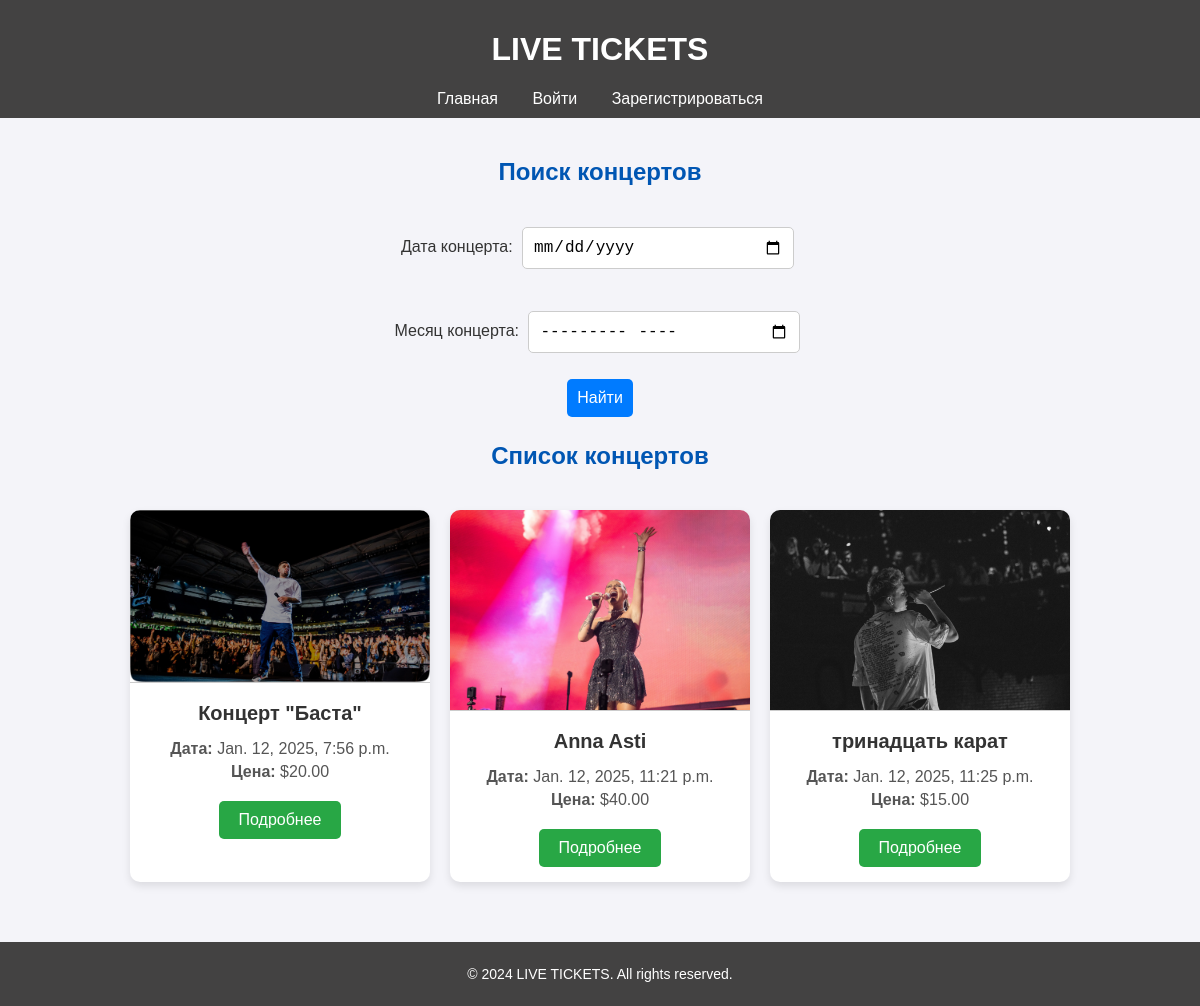
Before: / with the older database file.
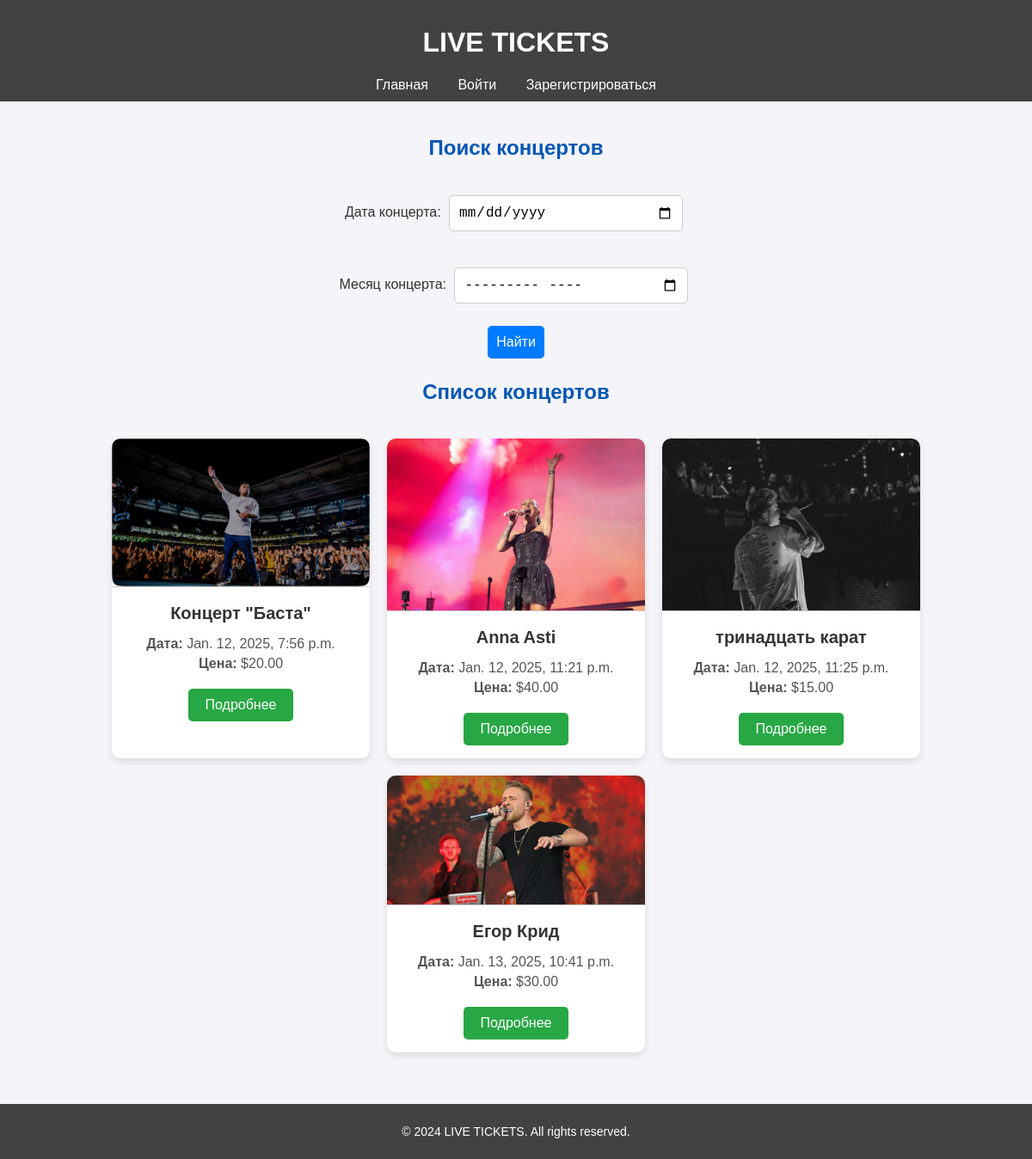
After: the same page with the newer database file.
### concerts/models.py (models this page shows, shortened)
class Concert(models.Model):
    name = models.CharField(max_length=255)
    date = models.DateTimeField()
    description = models.TextField()
    image = models.ImageField(upload_to='concert_images/')
    price = models.DecimalField(max_digits=8, decimal_places=2, default=20.00)

### concerts/views.py (the view, shortened to what this page needs)
# urls.py: path('', views.concert_list, name='concert_list'),
def concert_list(request):
    concerts = Concert.objects.order_by('date')
    form = ConcertFilterForm(request.GET or None)
    return render(request, 'concerts/concert_list.html', {'concerts': concerts, 'form': form})

### concerts/forms.py
class ConcertFilterForm(forms.Form):
    date = forms.DateField(
        required=False,
        widget=forms.DateInput(attrs={'type': 'date'}),
        label="Дата концерта"
    )
    month = forms.DateField(
        required=False,
        widget=forms.DateInput(attrs={'type': 'month'}),
        label="Месяц концерта"
    )

### concerts/templates/concerts/concert_list.html (shortened to what this page needs)
{% extends 'concerts/base.html' %}
{% load static %}
{% block content %}
<h2 style="text-align: center;">Поиск концертов</h2>
<form method="get" action="{% url 'concert_list' %}">
    {{ form.as_p }}
    <button type="submit">Найти</button>
</form>
<h2 style="text-align: center;">Список концертов</h2>
<div class="concert-list">
    {% for concert in concerts %}
    <div class="concert-card">
        <img src="{{ concert.image.url }}" alt="{{ concert.name }}">
        <h3>{{ concert.name }}</h3>
        <p><strong>Дата:</strong> {{ concert.date }}</p>
        <p><strong>Цена:</strong> ${{ concert.price }}</p>
        <a href="{{ concert.id }}/">Подробнее</a>
    </div>
    {% endfor %}
</div>
{% endblock %}

### concerts/templates/concerts/base.html (shortened to what this page needs)
<!DOCTYPE html>
<html>
<head>
    {% load static %}
    <link rel="stylesheet" href="{% static 'styles.css' %}">
</head>
<body>
    <header style="background-color: #434242; color: white; padding: 10px 0; text-align: center;">
        <h1><a href="/" style="color: white; text-decoration: none;">LIVE TICKETS</a></h1>
        <nav>
            <a href="/" style="margin: 0 15px; color: white; text-decoration: none;">Главная</a>
            {% if user.is_authenticated %}
                <a href="#" style="margin: 0 15px; color: white;">Приветствуем, {{ user.username }}</a>
                <a href="{% url 'profile' %}"  style="margin: 0 15px; color: white; text-decoration: none;">Личный кабинет</a>
                <a href="{% url 'logout' %}" style="margin: 0 15px; color: white; text-decoration: none;">Выйти</a>
            {% else %}
                <a href="{% url 'login' %}" style="margin: 0 15px; color: white; text-decoration: none;">Войти</a>
                <a href="{% url 'register' %}" style="margin: 0 15px; color: white; text-decoration: none;">Зарегистрироваться</a>
            {% endif %}
        </nav>
    </header>
    <main style="padding: 20px;">
        {% block content %}{% endblock %}
    </main>
    <footer style="background-color: #434242; color: white; padding: 10px 0; text-align: center;">
        <div class="footer">
            <p>&copy; 2024 LIVE TICKETS. All rights reserved.</p>
        </div>
    </footer>
</body>
</html>

### static/styles.css (style rules this page uses)
button { margin-top: 5px; padding: 5px; background-color: #007BFF; color: white; border: none; border-radius: 3px; cursor: pointer; }
body { font-family: 'Arial', sans-serif; margin: 0; padding: 0; background-color: #f4f4f9; color: #333; }
h2 { font-size: 24px; margin-bottom: 20px; color: #0056b3; }
form { display: flex; flex-direction: column; align-items: center; margin-bottom: 20px; }
form input, form button { padding: 10px; margin: 5px; border-radius: 5px; border: 1px solid #ccc; font-size: 16px; }
form input { width: 250px; }
form button { background-color: #007BFF; color: white; border: none; cursor: pointer; transition: background-color 0.3s ease; }
.concert-list { display: flex; flex-wrap: wrap; justify-content: center; gap: 20px; padding: 20px; }
.concert-card { width: 300px; background: white; border-radius: 10px; box-shadow: 0 4px 8px rgba(0, 0, 0, 0.1); text-align: center; overflow: hidden; transition: transform 0.2s ease, box-shadow 0.2s ease; }
.concert-card img { width: 100%; border-bottom: 1px solid #ccc; }
.concert-card h3 { font-size: 20px; margin: 15px 0; }
.concert-card p { font-size: 16px; margin: 5px 0; color: #555; }
.concert-card a { display: inline-block; margin: 15px 0; padding: 10px 20px; background-color: #28a745; color: white; text-decoration: none; border-radius: 5px; font-size: 16px; transition: background-color 0.3s ease; }
footer { background-color: #333; color: white; text-align: center; padding: 10px 0; margin-top: 20px; font-size: 14px; }

Changed rows visible on the page:
added Concert: image (picture), name "Егор Крид", date "Jan. 13, 2025, 10:41 p.m.", price "30.00"
